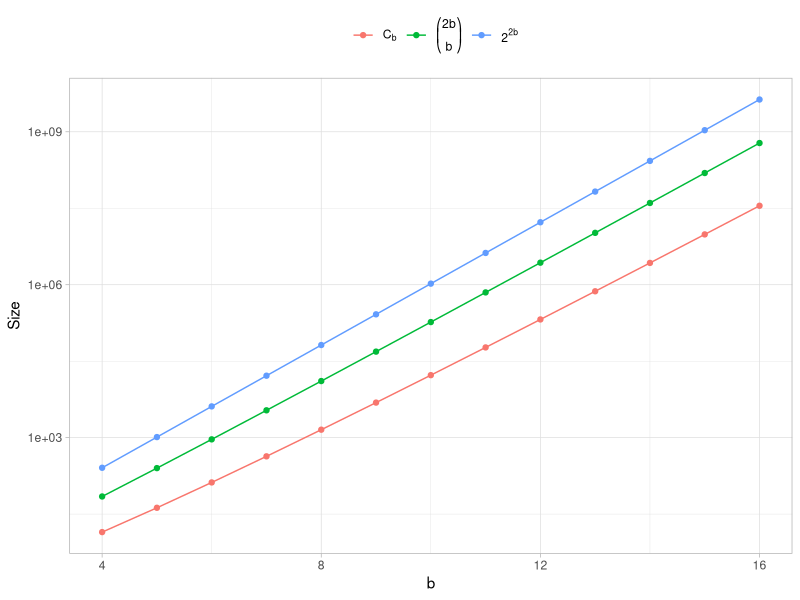
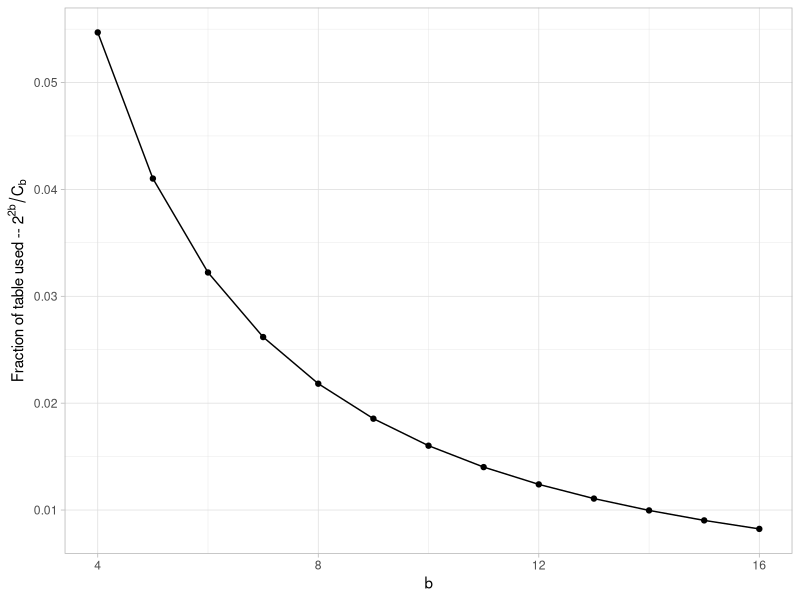

Write the R code that produced these figures, in order.
library(tidyverse)

growth <- tibble(
  b = seq(4, 16),
  exp = 2**(2*b),
  choose = choose(2*b,b),
  catalan = choose / (b + 1)
) 

growth |> pivot_longer(
  exp:catalan, names_to = "Growth", values_to = "Size"
) |> ggplot(aes(x = b, y = Size, color = Growth)) +
  geom_line() + geom_point() +
  scale_y_log10() +
  scale_color_discrete(
    name='', 
    labels=expression(C[b], bgroup("(", atop(2*b,b), ")"), 2**{2*b})
  ) +
  theme_light() + 
  theme(legend.position = "top")

growth |> ggplot(aes(x = b, y = catalan/exp)) +
  geom_line() + geom_point() +
  ylab(expression("Fraction of table used -- " * 2**{2*b}/C[b])) +
  theme_light()
